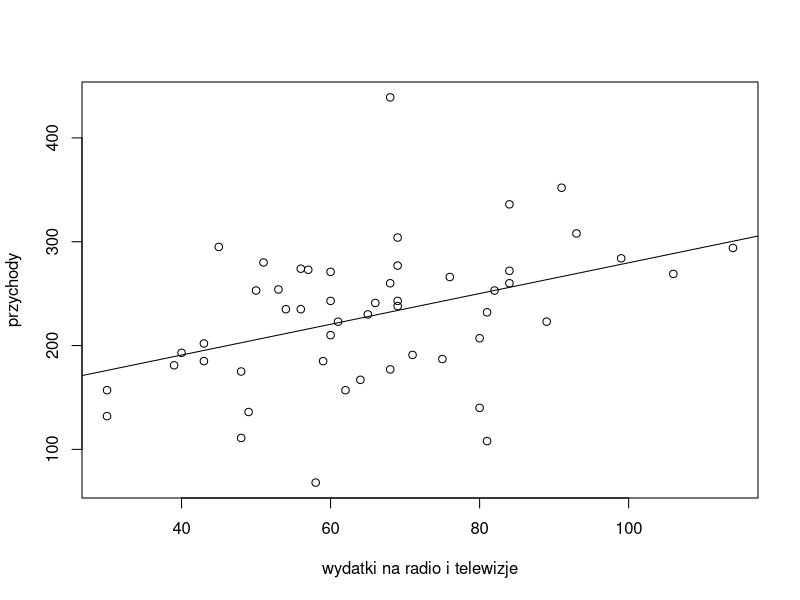
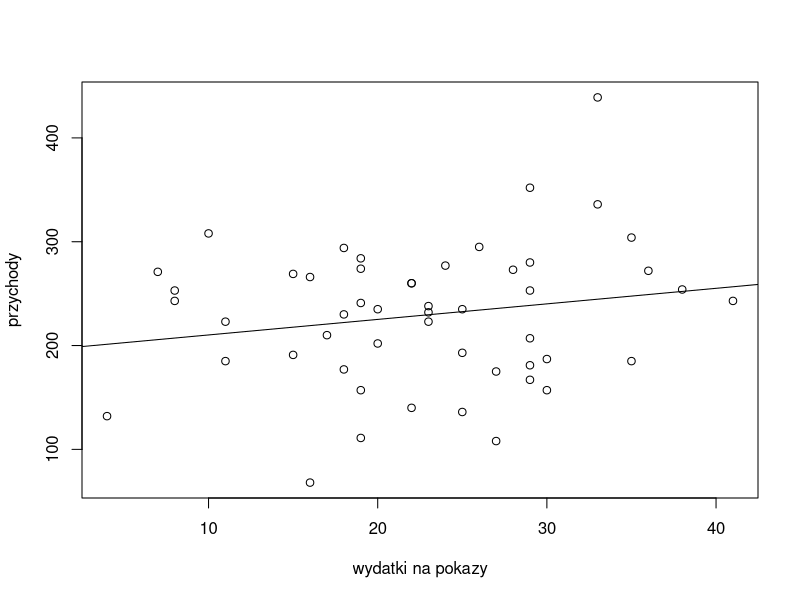
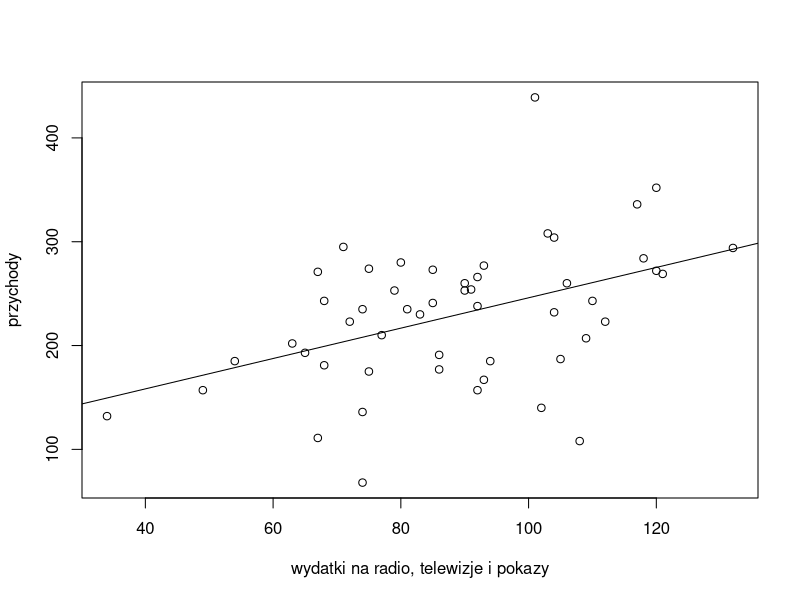
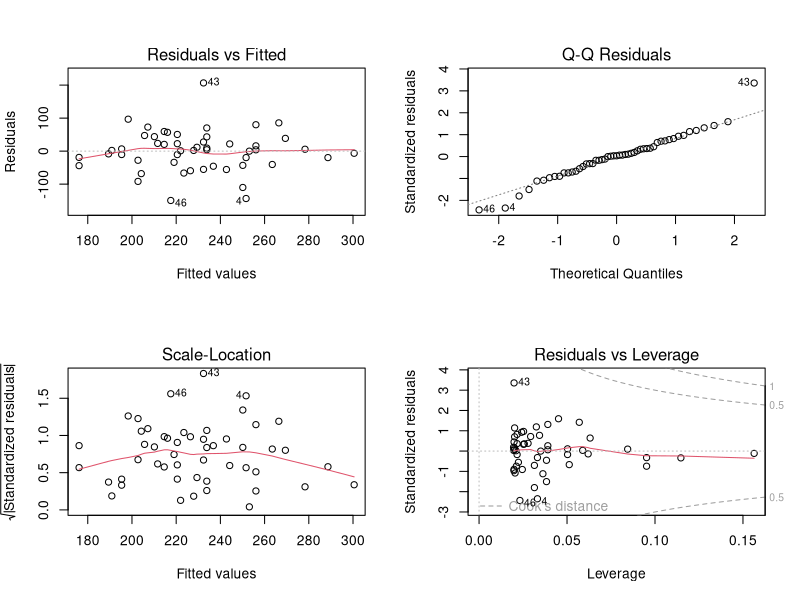
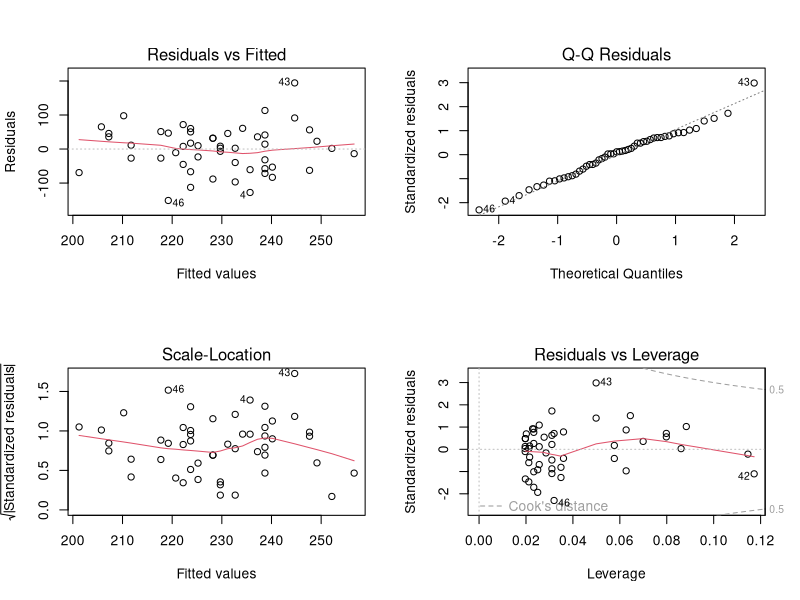
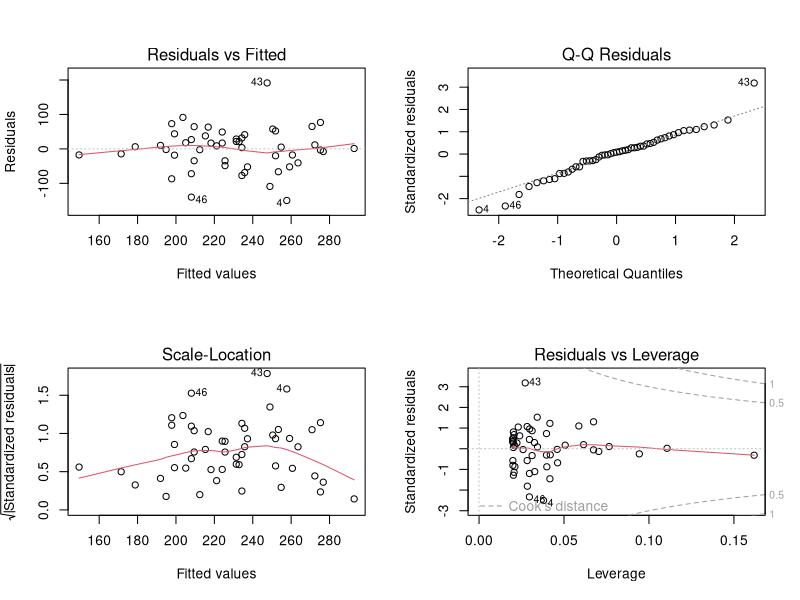
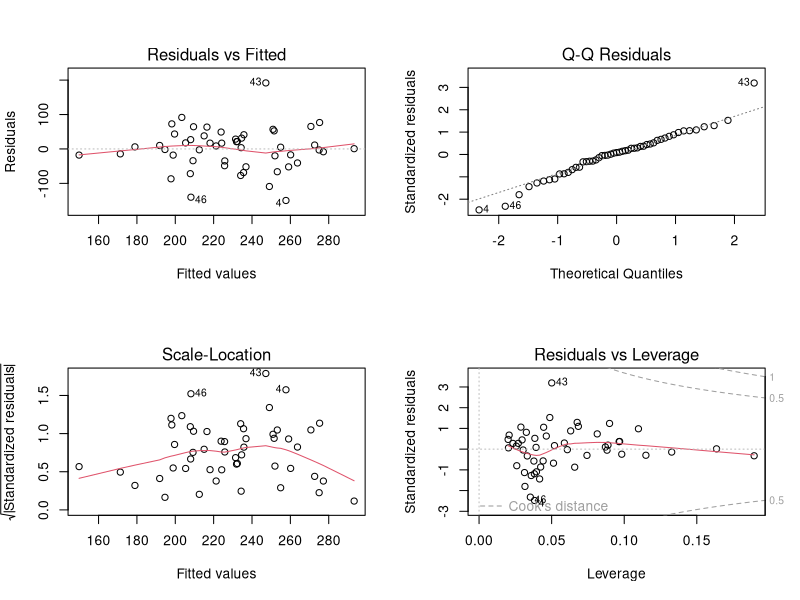
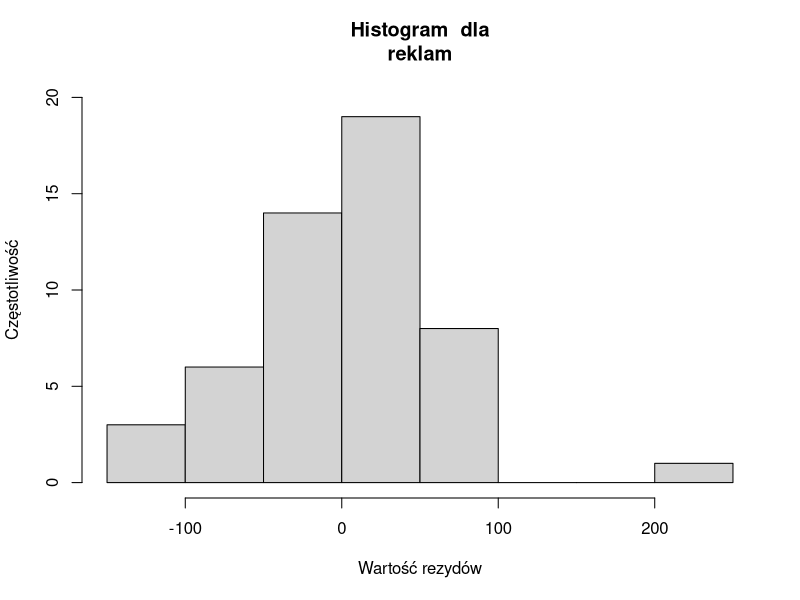

Here is the R script that generated these plots, in order:
#dane wejściowe
dane<- read.csv(file = "dane.csv", header= TRUE)
show(dane)

#wykres zależności tygodniowych przychodów od wydatków na radio i telewizje
plot(dane$radio,dane$przychody, xlab ="wydatki na radio i telewizje", ylab= "przychody")
#model regresji linowej
reglinRadio <-lm(przychody ~ radio, dane)
#rysowanie linii, nie ma tego w poleceniu
abline(reglinRadio)

#wykres zależności tygodniowych przychodów od wydatków na pokazy sklepowe
plot(dane$sklepy, dane$przychody, xlab ="wydatki na pokazy", ylab= "przychody")
reglinSklepy <-lm(przychody ~ sklepy, dane)
abline(reglinSklepy)


radioSumSklepy = dane$radio + dane$sklepy

plot(radioSumSklepy, dane$przychody, xlab ="wydatki na radio, telewizje i pokazy", ylab= "przychody")
reglinRadioSumSklepy <- lm(przychody ~ radioSumSklepy, dane)

reglinRadioSklepy<- lm(przychody ~ radio+sklepy, dane)
abline(reglinRadioSumSklepy)

#oceny??????
summary(reglinRadio)
summary(reglinSklepy)
summary(reglinRadioSumSklepy)
summary(reglinRadioSklepy)

#TODO: korytarze


par(mfrow=c(2,2))
#diagnostyki
plot(reglinRadio)
plot(reglinSklepy)
plot(reglinRadioSumSklepy)
plot(reglinRadioSklepy)

par(mfrow=c(1,1))
#rezydua
residRadio <- resid(reglinRadio)
residSklepy <- resid(reglinSklepy)
residRadioSumSklepy <- resid(reglinRadioSumSklepy)
residRadioSklepy <- resid(reglinRadioSklepy)

hist(residRadio,
     ylim=c(0,20), 
     xlab = "Wartość rezydów", 
     ylab= "Częstotliwość", 
     main = "Histogram  dla\nreklam")
hist(residSklepy,
     ylim=c(0,20), 
     xlab = "Wartość rezydów", 
     ylab= "Częstotliwość", 
     main = "Histogram rezydów dla\npokazów")
     
hist(residRadioSumSklepy,
     ylim=c(0,20), 
     xlab = "Wartość rezydów", 
     ylab= "Częstotliwość", 
     main = "Histogram rezydów dla\nsumy pokazów i reklam")

hist(residRadioSklepy, 
     ylim=c(0,20), xlab = "Wartość rezydów", 
     ylab= "Częstotliwość", 
     main = "Histogram rezydów dla\npokazów i reklam")

#test normalności rezydów
shapiro.test(residRadio)
shapiro.test(residSklepy) #tego napewno nie mamy powodów do odrzucenia
shapiro.test(residRadioSumSklepy)
shapiro.test(residRadioSklepy)
